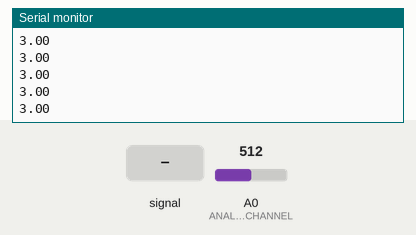
Bench run of a sketch on a simulated Arduino Uno, built with avr-gcc and run on an emulated ATmega328P. Parts: the last lines printed to the serial monitor. Inputs (shaded band) come from the test bench; at power-on: A0 (ANALOG_INPUT_CHANNEL) = 512.

Above: at 1.2 s.
1.3 s: A0 (ANALOG_INPUT_CHANNEL) fed a 2 Hz sine of ±306 counts around its level
At 1.9 s:
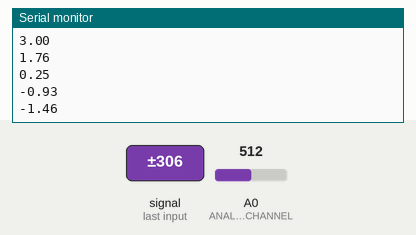
2.8 s: A0 (ANALOG_INPUT_CHANNEL) set to 306
At 3.9 s:
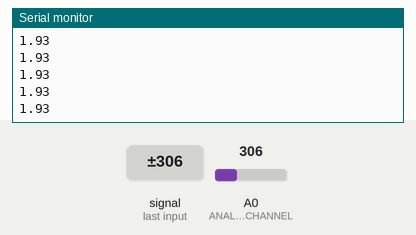
4.3 s: A0 (ANALOG_INPUT_CHANNEL) fed a 200 Hz sine of ±81 counts around its level
At 5.1 s:
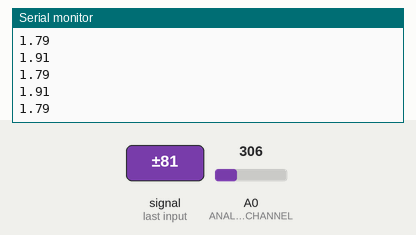
5.8 s: A0 (ANALOG_INPUT_CHANNEL) set to 122
At 6.7 s:
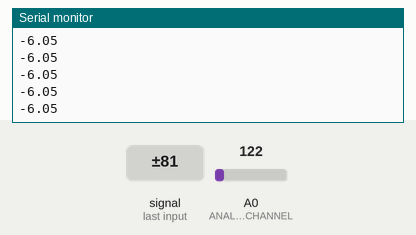
Timing chart, 0 to 8.3 s (numbered marks = the images above; inputs shaded):
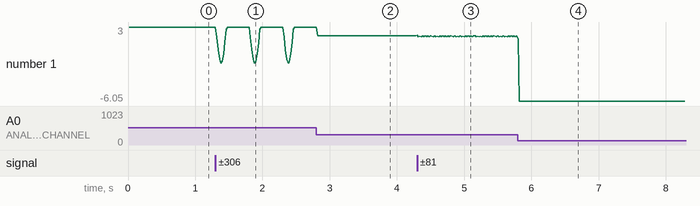

The sketch:

analog_read.ino
```cpp
#define PEAK_FALL 10 // Rate of peak falling dot
#define COLOR_FROM 0
#define COLOR_TO 255
#define ANALOG_INPUT_CHANNEL A0
#define NUM_LEDS 300
#define DATA_PIN 2
#define VU_LEVELS 14  // Numbers of levels onthe vu meter

const int sampleWindow = 20;  // Sample window width in mS (50 mS = 20Hz)
const uint8_t brightness = 100;
unsigned int maximum = 1024;
int peak;
int dotCount;
unsigned int sample;


void printValues(float v1, float v2, float v3) {
  Serial.println(v1);
  //Serial.print(",");
 // Serial.println(v2);
//  Serial.print(",");
//  Serial.println(v3);
}

void setup() {
  Serial.begin(115200);
  pinMode(ANALOG_INPUT_CHANNEL, INPUT);
}

void loop() { VU(); }

int global_peak_to_peak = 0;

void VU() {
  unsigned long startMillis = millis(); // Start of sample window
  unsigned int peakToPeak = 0;          // peak-to-peak level
  unsigned int signalMax = 0;
  unsigned int signalMin = maximum;

  int read_count = 0;
  double total_sample = 0;
  while (millis() - startMillis < sampleWindow) {
    total_sample += analogRead(ANALOG_INPUT_CHANNEL);
    read_count++;
  }
  sample = total_sample / read_count;
  peakToPeak = signalMax - signalMin;
  float vu = 20*log10( sample*0.0049/1.2*1 );

  // global_peak_to_peak = ALPHA * peakToPeak + (1 - ALPHA) * global_peak_to_peak;
  vu = max(-20, vu);
  vu = min(3, vu);
  int led = map(vu, -20, 3, 0, VU_LEVELS);
  printValues(vu, peakToPeak, 0); //led*300/VU_LEVELS);

}
```

Measured:
- after the input at 1.3 s, the serial monitor: prints a new line at once (image 1)
- after the input at 2.8 s, the serial monitor: prints a new line at once (image 2)
- after the input at 4.3 s, the serial monitor: prints a new line at once (image 3)
- after the input at 5.8 s, the serial monitor: prints a new line at once (image 4)
- plotted number 1: 3 → 1.93 after the input at 2.8 s, 1.93 → 1.91 after the input at 4.3 s, 1.91 → -6.05 after the input at 5.8 s
